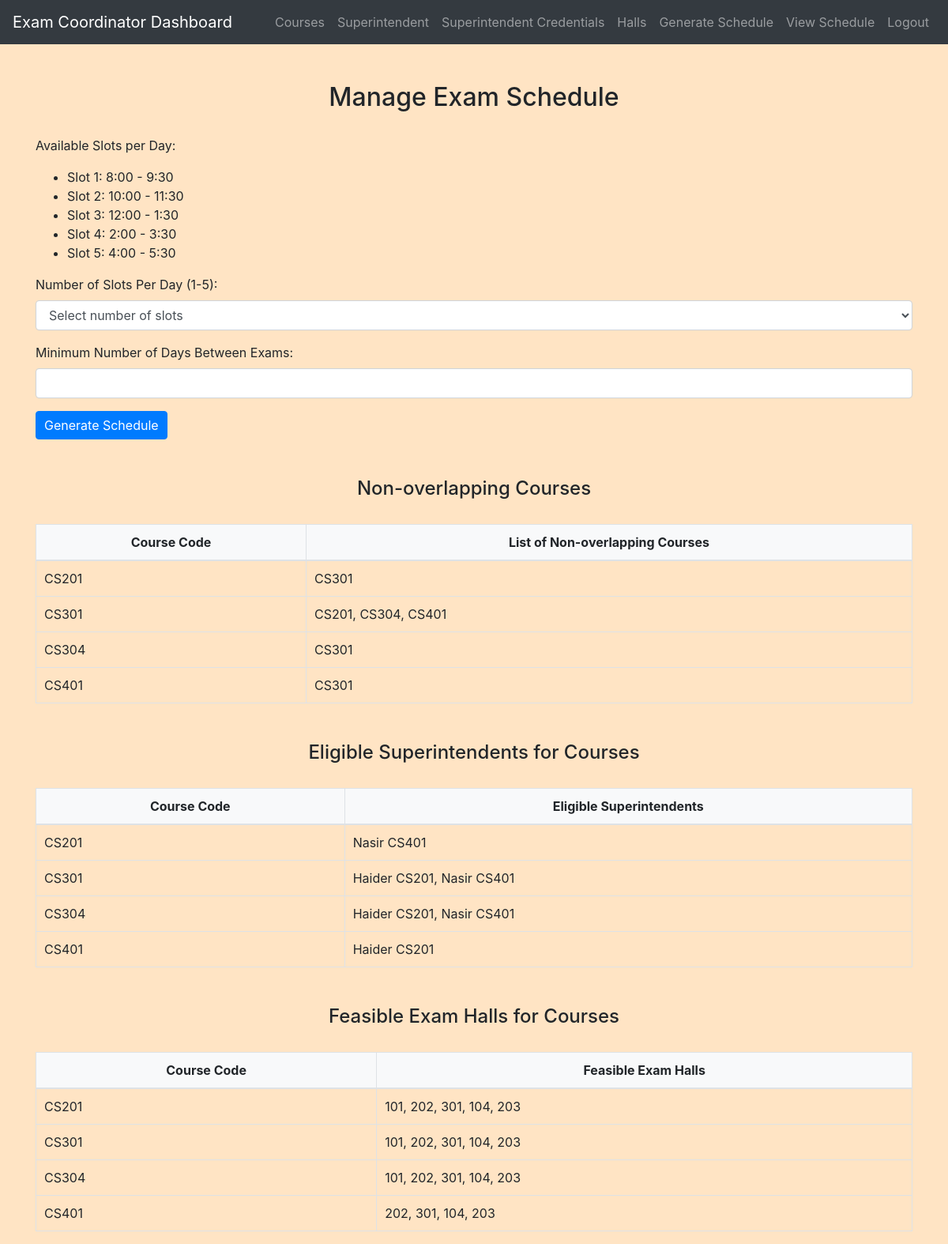
Page /exam_coordinator/manage_exam_schedule.php (signed in) on the committed database.
### tables this page shows
CREATE TABLE `courses` (
  `id` int(11) NOT NULL,
  `course_code` varchar(10) NOT NULL
);

### exam_coordinator/manage_exam_schedule.php (the view, shortened to what this page needs)
<?php
include('config.php');
$courses = $conn->query("SELECT * FROM courses");
$slots = [
    'Slot 1' => '8:00 - 9:30',
    'Slot 2' => '10:00 - 11:30',
    'Slot 3' => '12:00 - 1:30',
    'Slot 4' => '2:00 - 3:30',
    'Slot 5' => '4:00 - 5:30'
];
$slot_paragraph = "<p>Available Slots per Day:</p><ul>";
foreach ($slots as $slot_key => $slot_time) {
    $slot_paragraph .= "<li>$slot_key: $slot_time</li>";
}
$slot_paragraph .= "</ul>";
$non_overlapping_courses = [];
function getNonOverlappingCourses($course_id, $conn) {
    $sql = "SELECT course_code
            FROM courses
            WHERE id != ?
            AND NOT EXISTS (
                SELECT 1 FROM enrollments e1
                JOIN enrollments e2 ON e1.student_id = e2.student_id
                WHERE e1.course_id = ? AND e2.course_id = courses.id
            )";
    $stmt = $conn->prepare($sql);
    $stmt->bind_param("ii", $course_id, $course_id);
    $stmt->execute();
    $result = $stmt->get_result();
    $non_overlapping_courses = [];
    while ($row = $result->fetch_assoc()) {
        $non_overlapping_courses[] = $row['course_code'];
    }
    return $non_overlapping_courses;
}
while ($course = $courses->fetch_assoc()) {
    $course_id = $course['id'];
    $course_code = $course['course_code'];
    $non_overlaps = getNonOverlappingCourses($course_id, $conn);
    $non_overlapping_courses[$course_code] = $non_overlaps;
}
$eligible_superintendents = [];
$courses->data_seek(0);
while ($course = $courses->fetch_assoc()) {
    $course_id = $course['id'];
    $course_code = $course['course_code'];
    $eligible = $conn->query("
        SELECT s.* FROM superintendents s
        WHERE NOT EXISTS (
            SELECT * FROM superintendent_courses sc
            WHERE sc.superintendent_id = s.id AND sc.course_id = $course_id
        )
    ");
    $eligible_list = [];
    while ($superintendent = $eligible->fetch_assoc()) {
        $eligible_list[] = $superintendent['name'];
    }
    $eligible_superintendents[$course_code] = $eligible_list;
}
$feasible_exam_halls = [];
$courses->data_seek(0);
while ($course = $courses->fetch_assoc()) {
    $course_id = $course['id'];
    $course_code = $course['course_code'];
    $enrollment_count = $conn->query("SELECT COUNT(*) as count FROM enrollments WHERE course_id = $course_id")->fetch_assoc()['count'];
    $halls = $conn->query("SELECT * FROM exam_halls WHERE seating_capacity >= $enrollment_count");
    $halls_list = [];
    while ($hall = $halls->fetch_assoc()) {
        $halls_list[] = $hall['hall_number'];
    }
    $feasible_exam_halls[$course_code] = $halls_list;
}
?>
<!DOCTYPE html>
<html>
<head>
    <link rel="stylesheet" href="https://maxcdn.bootstrapcdn.com/bootstrap/4.5.2/css/bootstrap.min.css">
    <link rel="stylesheet" href="../css/style.css">
</head>
<body>
    <?php include('navbar.php'); ?>
    <div class="container mt-5">
        <h2>Manage Exam Schedule</h2>
        <?= $slot_paragraph; ?>
        <form method="POST" action="schedule.php" onsubmit="return validateForm()">
            <div class="form-group">
                <label for="num_slots">Number of Slots Per Day (1-5):</label>
                <select id="num_slots" name="num_slots" class="form-control" required>
                    <option value="">Select number of slots</option>
                </select>
            </div>
            <div class="form-group">
                <label for="min_days_between_exams">Minimum Number of Days Between Exams:</label>
                <input type="number" id="min_days_between_exams" name="min_days_between_exams" class="form-control"
                    min="0" required>
            </div>
            <button type="submit" class="btn btn-primary">Generate Schedule</button>
        </form>
        <h4 class="mt-5">Non-overlapping Courses</h4>
        <table class="table table-bordered">
            <thead>
                <tr>
                    <th>Course Code</th>
                    <th>List of Non-overlapping Courses</th>
                </tr>
            </thead>
            <tbody>
                <?php foreach ($non_overlapping_courses as $course_code => $non_overlaps): ?>
                <tr>
                    <td>
                        <?php echo $course_code; ?>
                    </td>
                    <td>
                        <?php echo empty($non_overlaps) ? "None" : implode(", ", $non_overlaps); ?>
                    </td>
                </tr>
                <?php endforeach; ?>
            </tbody>
        </table>
        <h4 class="mt-5">Eligible Superintendents for Courses</h4>
        <table class="table table-bordered">
            <thead>
                <tr>
                    <th>Course Code</th>
                    <th>Eligible Superintendents</th>
                </tr>
            </thead>
            <tbody>
                <?php foreach ($eligible_superintendents as $course_code => $superintendents): ?>
                <tr>
                    <td>
                        <?php echo $course_code; ?>
                    </td>
                    <td>
                        <?php echo implode(", ", $superintendents); ?>
                    </td>
                </tr>
                <?php endforeach; ?>
            </tbody>
        </table>
        <h4 class="mt-5">Feasible Exam Halls for Courses</h4>
        <table class="table table-bordered">
            <thead>
                <tr>
                    <th>Course Code</th>
                    <th>Feasible Exam Halls</th>
                </tr>
            </thead>
            <tbody>
                <?php foreach ($feasible_exam_halls as $course_code => $halls): ?>
                <tr>
                    <td>
                        <?php echo $course_code; ?>
                    </td>
                    <td>
                        <?php echo implode(", ", $halls); ?>
                    </td>
                </tr>
                <?php endforeach; ?>
            </tbody>
        </table>
    </div>
</body>
</html>

### css/style.css (style rules this page uses)
body { background-color: bisque; }
h1, h2, h3, h4 { text-align: center; margin-top: 30px; margin-bottom: 30px; }
.table { width: 100%; border-collapse: collapse; margin-top: 20px; }
.table th, .table td { padding: 10px; border: 1px solid #dee2e6; }
.table thead th { background-color: #f8f9fa; font-weight: bold; text-align: center; }
.table tbody td { vertical-align: middle; }
.btn-primary { padding: 5px 10px; }

### rows in the picture
courses: course_code "CS401", non_overlaps "CS301", superintendents "Haider CS201", halls "202, 301, 104, 203"

### other values in the picture
$slot_key "Slot 1"
$slot_time "8:00 - 9:30"
$slot_key "Slot 2"
$slot_time "10:00 - 11:30"
$slot_key "Slot 3"
$slot_time "12:00 - 1:30"
$slot_key "Slot 4"
$slot_time "2:00 - 3:30"
$slot_key "Slot 5"
$slot_time "4:00 - 5:30"
$course_code "CS201"
implode(", ", $non_overlaps) "CS301"
$course_code "CS301"
implode(", ", $non_overlaps) "CS201, CS304, CS401"
$course_code "CS304"
